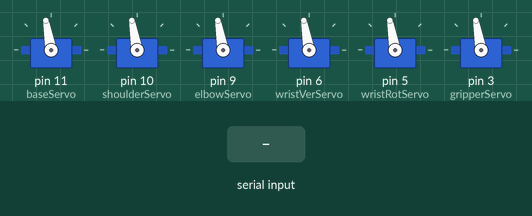
This sketch was run on a simulated Arduino Uno, built with avr-gcc and run on an emulated ATmega328P. Shown: 6 × servo. The test bench sets the inputs (shaded band).

Above: at 3.2 s.
3.3 s: "start\n" received over Serial
At 4.0 s:
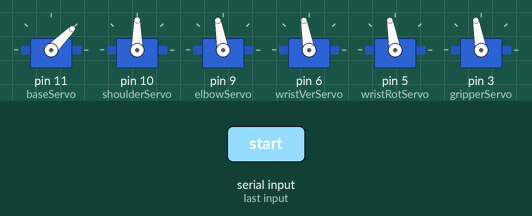
Timing chart, 0 to 6.3 s (numbered marks = the images above; inputs shaded):
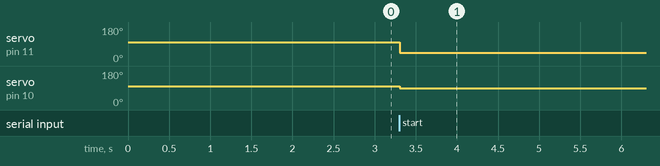

The sketch:

APC.ino
```cpp
#include <Servo.h>
#include <Braccio.h>
#include <Arduino.h>

Servo baseServo;
Servo shoulderServo;
Servo elbowServo;
Servo wristVerServo;
Servo wristRotServo;
Servo gripperServo;

int currentBase = 100;
int currentShoulder = 100;
int currentElbow = 100;
int currentWrist_ver = 100;
int currentWrist_rot = 100;
int currentGripper = 100;

String incomingMessage = "";  // Hier speichern wir die eingehende Nachricht

void setup() {
    baseServo.attach(11);
    shoulderServo.attach(10);
    elbowServo.attach(9);
    wristVerServo.attach(6);
    wristRotServo.attach(5);
    gripperServo.attach(3);

    baseServo.write(currentBase);
    shoulderServo.write(currentShoulder);
    elbowServo.write(currentElbow);
    wristVerServo.write(currentWrist_ver);
    wristRotServo.write(currentWrist_rot);
    gripperServo.write(currentGripper);

    // Pause for 2 seconds to let the servos reach their positions
    delay(2000);

    Serial.begin(9600);  // Initialisiert die serielle Verbindung mit einer Baudrate von 9600
}

void loop() {
    // Überprüft, ob Daten auf der seriellen Verbindung verfügbar sind
    while (Serial.available()) {
        char c = Serial.read();  // Ein Zeichen von der seriellen Verbindung lesen
        if (c == '\n') {  // Ende der Nachricht
            if (incomingMessage == "start") {
                executeBraccioCommand();
            }
            incomingMessage = "";  // Nachricht zurücksetzen
        } else {
            incomingMessage += c;  // Fügt das Zeichen zur Nachricht hinzu
        }
    }
}

void executeBraccioCommand() {
    // Hier den Code hinzufügen, den der Braccio ausführen soll, wenn er die "start"-Nachricht empfängt
    // Zum Beispiel:
    baseServo.write(45);  // Diese Zeilen sind nur Beispiele. Ersetzen Sie sie durch Ihre tatsächlichen Befehle.
    shoulderServo.write(90);
    // ... Weitere Befehle ...
}
```

Measured:
- after the input at 3.3 s, servo on pin 11 (baseServo): 100° → 45° at once; servo on pin 10 (shoulderServo): 100° → 90° at once
